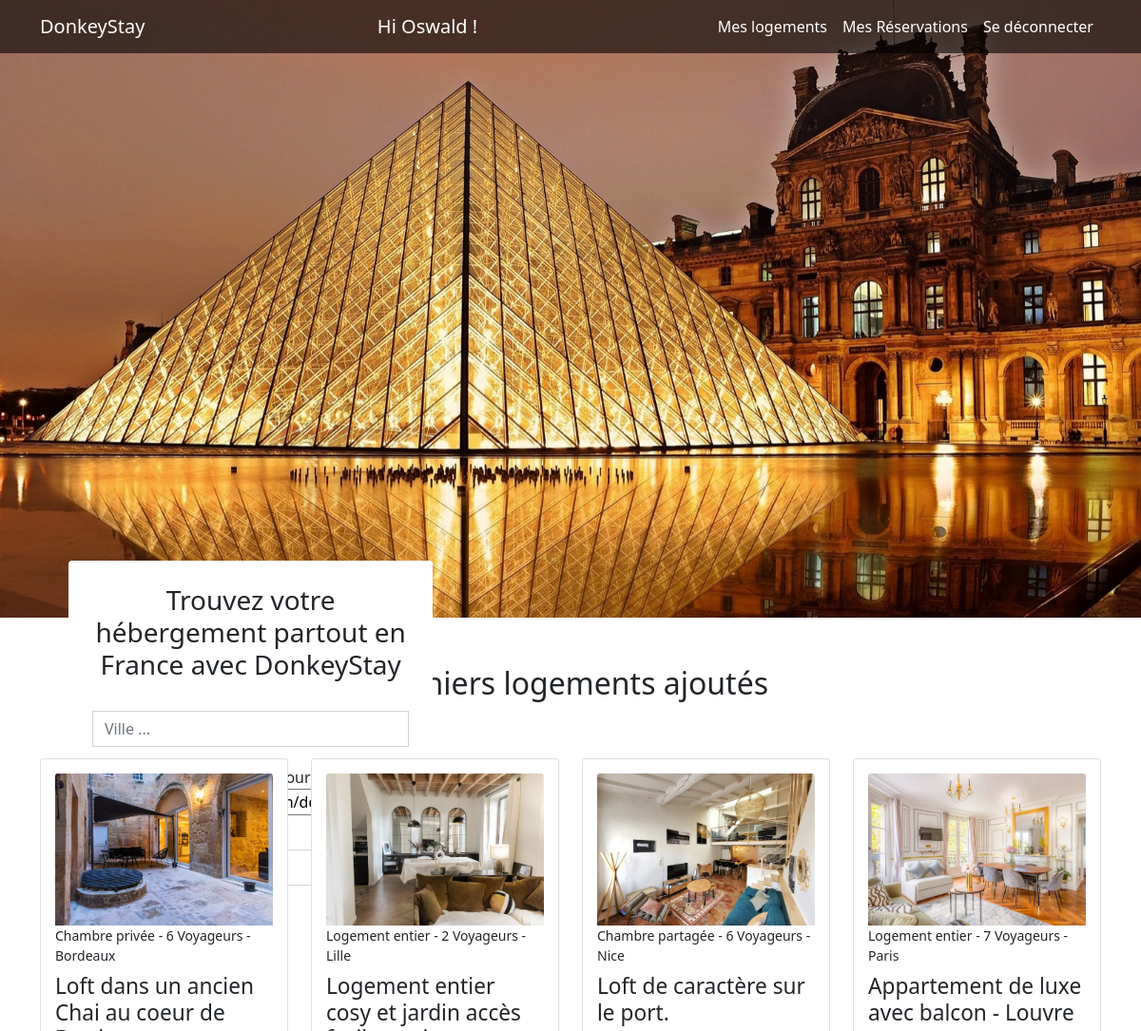
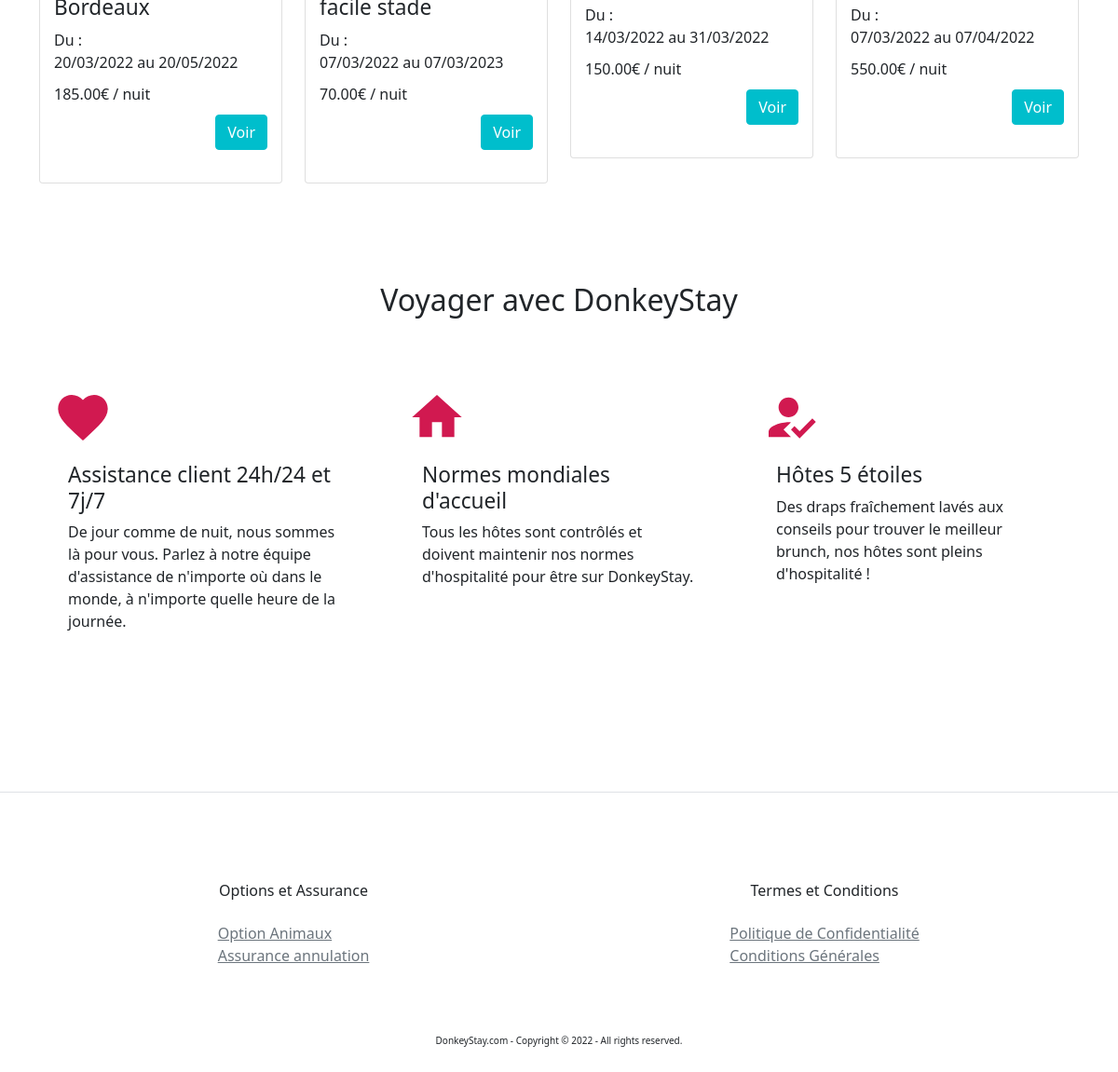
Page / (signed in) on the committed database (2 pictures, top to bottom).
### tables this page shows
CREATE TABLE IF NOT EXISTS `image` (
  `id` INT NOT NULL AUTO_INCREMENT,
  `img` VARCHAR(200) NOT NULL,
  `room_id` INT NOT NULL,
  PRIMARY KEY (`id`, `room_id`),
  CONSTRAINT `fk_Images_Rooms1`
    FOREIGN KEY (`room_id`)
    REFERENCES `room` (`id`)
    ON DELETE NO ACTION
    ON UPDATE NO ACTION);

CREATE TABLE IF NOT EXISTS `room` (
  `id` INT NOT NULL AUTO_INCREMENT,
  `roomtype_id` INT NOT NULL,
  `hometype_id` INT NOT NULL,
  `title` VARCHAR(80) NOT NULL,
  `description` MEDIUMTEXT NULL,
  `capacity` INT NOT NULL,
  `nb_bedroom` INT NOT NULL,
  `nb_bathroom` INT NOT NULL,
  `price` DECIMAL(6,2) NOT NULL,
  `adress` VARCHAR(200) NOT NULL,
  `city` VARCHAR(45) NOT NULL,
  `has_tv` TINYINT(1) NOT NULL,
  `has_wifi` TINYINT(1) NOT NULL,
  `has_kitchen` TINYINT(1) NOT NULL,
  `has_aircon` TINYINT(1) NOT NULL,
  `start_dispo` DATE NOT NULL,
  `end_dispo` DATE NOT NULL,
  `user_id` INT NOT NULL,
  `capacity_id` INT NOT NULL,
  PRIMARY KEY (`id`, `roomtype_id`, `hometype_id`, `user_id`, `capacity_id`),
  CONSTRAINT `fk_Rooms_Roomtypes1`
    FOREIGN KEY (`roomtype_id`)
    REFERENCES `roomtype` (`id`)
    ON DELETE NO ACTION
    ON UPDATE NO ACTION,
  CONSTRAINT `fk_Rooms_Hometypes1`
    FOREIGN KEY (`hometype_id`)
    REFERENCES `hometype` (`id`)
    ON DELETE NO ACTION
    ON UPDATE NO ACTION,
  CONSTRAINT `fk_room_user1`
    FOREIGN KEY (`user_id`)
    REFERENCES `user` (`id`)
    ON DELETE NO ACTION
    ON UPDATE NO ACTION,
  CONSTRAINT `fk_room_capacity1`
    FOREIGN KEY (`capacity_id`)
    REFERENCES `capacity` (`id`)
    ON DELETE NO ACTION
    ON UPDATE NO ACTION);

CREATE TABLE IF NOT EXISTS `roomtype` (
  `id` INT NOT NULL AUTO_INCREMENT,
  `rname` VARCHAR(45) NOT NULL,
  PRIMARY KEY (`id`));

CREATE TABLE IF NOT EXISTS `capacity` (
  `id` INT NOT NULL AUTO_INCREMENT,
  `nb_traveler` VARCHAR(45) NOT NULL,
  PRIMARY KEY (`id`));

### index.php (the view, shortened to what this page needs)
<?php
require_once "searchBar.php";
?>
        <section>
            <div>
                <div class="container">
                    <h2 class="h2-index">Derniers logements ajoutés</h2>
                    <div class="row">
                        <?php
                        $lastestAddQuery = $dbh->query('SELECT room.*,rname,nb_traveler FROM room INNER JOIN roomtype ON roomtype.id = room.roomtype_id INNER JOIN capacity ON capacity.id = room.capacity_id ORDER BY id DESC LIMIT 4');
                        $lastestAdd = $lastestAddQuery->fetchall(PDO::FETCH_ASSOC);
                        foreach ($lastestAdd as $row_lastestAdd) {
                            $startDateAdd = new DateTime($row_lastestAdd['start_dispo']);
                            $endDateAdd = new DateTime($row_lastestAdd['end_dispo']);
                            $lastestAddImgQuery = $dbh->query('SELECT * FROM image WHERE room_id =' . $row_lastestAdd['id'] . ' LIMIT 1');
                            $lastestAddImg = $lastestAddImgQuery->fetchall(PDO::FETCH_ASSOC);
                        ?>
                            <div class="col-lg-3 mb-3">
                                <div class="card">
                                    <?php
                                    foreach ($lastestAddImg as $row_lastestAddImg) {
                                        if ($row_lastestAddImg['room_id'] === $row_lastestAdd['id']) {
                                            echo '<img src="' . $row_lastestAddImg['img'] . '" alt="" class="card-img-top">';
                                        }
                                    }
                                    ?>
                                    <small class="mb-2"><?php echo $row_lastestAdd['rname'] . ' - ' . $row_lastestAdd['nb_traveler'] . ' - ' . $row_lastestAdd['city'] ?></small>
                                    <div id="card">
                                        <h3 class="h3 card-title"><?php echo $row_lastestAdd['title'] ?></h3>
                                        <p class="card-text"><?php echo "Du : <br>" . $startDateAdd->format('d/m/Y') . " au " .  $endDateAdd->format('d/m/Y') ?></p>
                                        <p class="card-text"><?php echo $row_lastestAdd['price'] . '€ / nuit ' ?></p>
                                        <div class="button-submit-search-bar"><a href="lodging_info.php?id=<?php echo $row_lastestAdd['id'] ?>" class="btn btn-secondary">Voir</a></div>
                                    </div>
                                </div>
                            </div>
                        <?php
                        }
                        ?>
                    </div>
                </div>
            </div>
        </section>
        <section>
            <div class="container-fluid container py-3 mt-4">
                <h2 class="h2-index ">Voyager avec DonkeyStay</h2>
                <div class="row mt-4">
                    <div class="col-md-4">
                        <div class="card mb-3 border-0">
                            <svg viewBox="0 0 24 24" xmlns="http://www.w3.org/2000/svg" width="64" height="64">
                                <path d="M0 0h24v24H0z" fill="none" />
                                <path d="M12 21.35l-1.45-1.32C5.4 15.36 2 12.28 2 8.5 2 5.42 4.42 3 7.5 3c1.74 0 3.41.81 4.5 2.09C13.09 3.81 14.76 3 16.5 3 19.58 3 22 5.42 22 8.5c0 3.78-3.4 6.86-8.55 11.54L12 21.35z" />
                            </svg>
                            <div class="card-body pl-0">
                                <h3 class="h3 card-title">Assistance client 24h/24 et 7j/7</h3>
                                <p class="card-text">De jour comme de nuit, nous sommes là pour vous. Parlez à notre équipe d'assistance de n'importe où dans le monde, à n'importe quelle heure de la journée.</p>
                            </div>
                        </div>
                    </div>
                    <div class="col-md-4">
                        <div class="card mb-3 border-0">
                            <svg xmlns="http://www.w3.org/2000/svg" width="64" height="64" viewBox="0 0 24 24">
                                <path d="M10 20v-6h4v6h5v-8h3L12 3 2 12h3v8z" />
                                <path d="M0 0h24v24H0z" fill="none" />
                            </svg>
                            <div class="card-body pl-0">
                                <h3 class="h3 card-title">Normes mondiales d'accueil</h3>
                                <p class="card-text">Tous les hôtes sont contrôlés et doivent maintenir nos normes d'hospitalité pour être sur DonkeyStay.</p>
                            </div>
                        </div>
                    </div>
                    <div class="col-md-4">
                        <div class="card mb-3 border-0">
                            <div class="card-body pl-0">
                                <h3 class="h3 card-title">Hôtes 5 étoiles</h3>
                                <p class="card-text">Des draps fraîchement lavés aux conseils pour trouver le meilleur brunch, nos hôtes sont pleins d'hospitalité !</p>
                            </div>
                        </div>
                    </div>
                </div>
            </div>
        </section>
        <div class="container-fluid border-top mt-5">
            <?php
            require_once "footer.php";
            ?>

### rows in the picture
room: roomtype.rname "Chambre privée", capacity.nb_traveler "6 Voyageurs", city "Bordeaux", title "Loft dans un ancien Chai au coeur de Bordeaux", start_dispo "20/03/2022", end_dispo "20/05/2022", price "185.00"
image: img (picture)
room: roomtype.rname "Logement entier", capacity.nb_traveler "2 Voyageurs", city "Lille", title "Logement entier cosy et jardin accès facile stade", start_dispo "07/03/2022", end_dispo "07/03/2023", price "70.00"
image: img (picture)
room: roomtype.rname "Chambre partagée", capacity.nb_traveler "6 Voyageurs", city "Nice", title "Loft de caractère sur le port.", start_dispo "14/03/2022", end_dispo "31/03/2022", price "150.00"
image: img (picture)
room: roomtype.rname "Logement entier", capacity.nb_traveler "7 Voyageurs", city "Paris", title "Appartement de luxe avec balcon - Louvre", start_dispo "07/03/2022", end_dispo "07/04/2022", price "550.00"
image: img (picture)

### other values in the picture
$_SESSION['name'] "Oswald"
